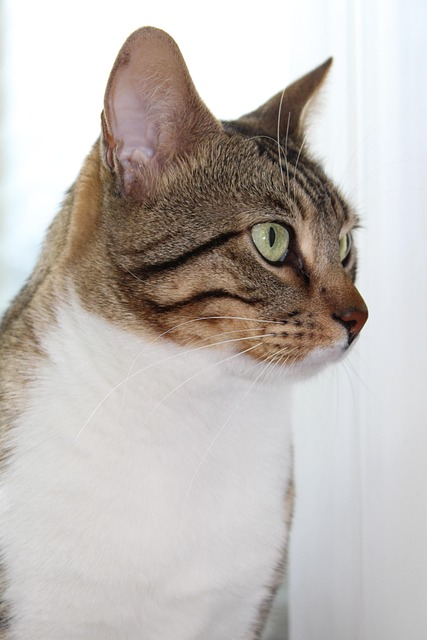
#> input picture openCV/cat.jpg, 427 x 640 px, found by its file name
$ python fileSave.py
#> lines starting #> are read from the running program, lines starting #| are printed output that depends on the picture
#이미지 저장
import cv2
img=cv2.imread("openCV\cat.jpg",cv2.IMREAD_GRAYSCALE) #흑백으로 불러오기
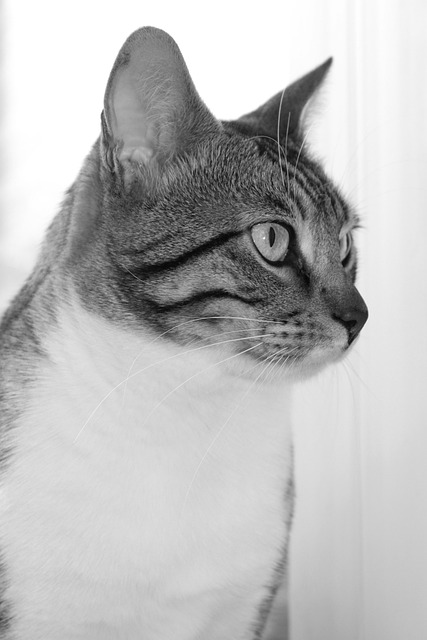
#> img: shape (640, 427); min 1, max 255, mean 187.9
'''
cv2.imshow("cat",img)
cv2.waitKey(0)
cv2.destroyAllWindows()
'''
result=cv2.imwrite("openCV\cat_gray.jpg",img) #이미지 저장
#result=cv2.imwrite("openCV\cat_gray.png",img) png이미지 저장
print("저장여부:",result)
#| 저장여부: True

#동영상저장
cap=cv2.VideoCapture('openCV\cat.mp4')

#코덱정의
fourcc=cv2.VideoWriter_fourcc(*'DIVX') #'D' 'I' 'V' 'X'

#프레임크기,fps
width=round(cap.get(cv2.CAP_PROP_FRAME_WIDTH))
height=round(cap.get(cv2.CAP_PROP_FRAME_HEIGHT))
fps=cap.get(cv2.CAP_PROP_FPS) *2 #재생속도 2배

out=cv2.VideoWriter('openCV\cat_output_fast.avi',fourcc,fps,(width,height))
#저장파일명, 코덱, fps, 프레임크기(width,height)

while cap.isOpened():
    ret,frame=cap.read()
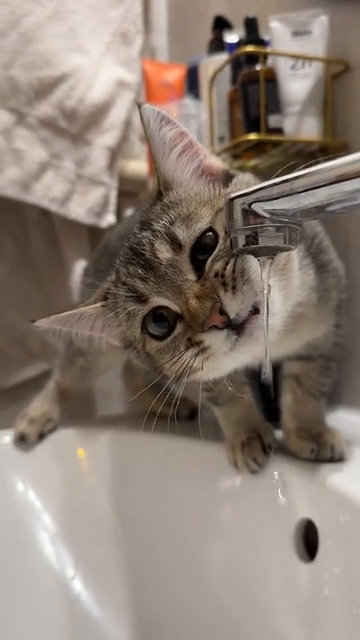
#> input picture frame 86 of openCV/cat.mp4, 360 x 640 px
#> frame is the input picture: shape (640, 360, 3); mean B, G, R 116.8, 127.2, 140.1
    if not ret:
        break
    out.write(frame)
    cv2.imshow("video",frame)
    if cv2.waitKey(1)==ord('q'):
#> (key q is pressed here)
        break

cap.release()
out.release()
cv2.destroyAllWindows()
